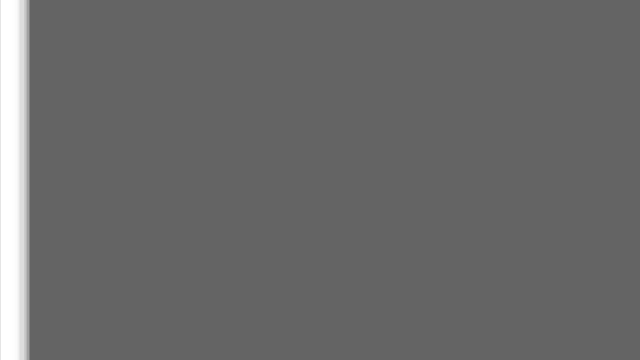
Frame 1 (no input)
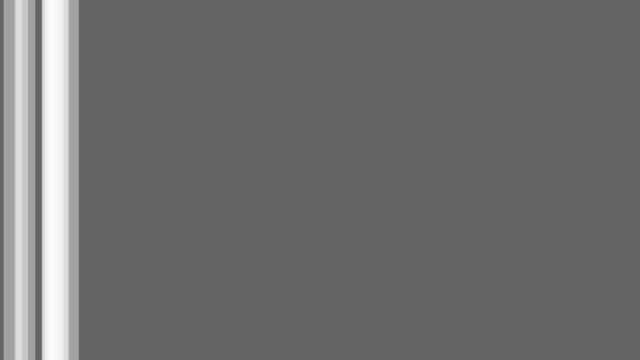
Frame 60 (no input)
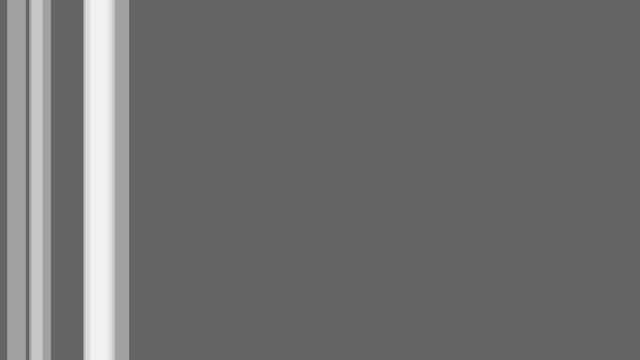
Frame 120 (the mouse pressed at the canvas centre since frame 60)

The p5.js sketch that drew these frames (run headless with seeded random() and noise() and a simulated clock; from frame 60 on, the mouse is pressed at the canvas centre):

// p5.js sketch
// ── sketch.js
// Learning Processing
// Daniel Shiffman
// http://www.learningprocessing.com

// Example 9-10: Interactive stripes

// An array of stripes
var stripes = new Array(10);

function setup() {
  createCanvas(640,360);
  
  // Initialize all Stripe objects
  for (var i = 0; i < stripes.length; i ++ ) {
    stripes[i] = new Stripe();
  }
}

function draw() {
  
  background(100);
  // Move and display all Stripe objects
  for (var i = 0; i < stripes.length; i++ ) {
    // Check if mouse is over the Stripe
    stripes[i].rollover(mouseX,mouseY); // Passing the mouse coordinates into an object.
    stripes[i].move();
    stripes[i].display();
  }
}

// ── stripe.js
// Learning Processing
// Daniel Shiffman
// http://www.learningprocessing.com

// Example 9-10: Interactive stripes

function Stripe() {
  // All stripes start at 0
  this.x = 0; 
  // All stripes have a random positive speed
  this.speed = random(1); 
  this.w = random(10,30);
  // A boolean variable keeps track of the object's state.
  this.mouse = false;
}

// Draw stripe
Stripe.prototype.display = function() {
  // Boolean variable determines Stripe color.
  if (this.mouse) { 
    fill(255);
  } else {
    fill(255,100);
  }
  
  noStroke();
  rect(this.x,0,this.w,height);
}

// Move stripe
Stripe.prototype.move = function() {
  this.x += this.speed;
  if (this.x > width + 20) this.x = -20;
}

// Check to see if point (mx,my) is inside the Stripe.
Stripe.prototype.rollover = function(mx, my) { 
  // Left edge is x, Right edge is x + w
  if (mx > this.x && mx < this.x + this.w) {
    this.mouse = true;
  } else {
    this.mouse = false;
  }
}
